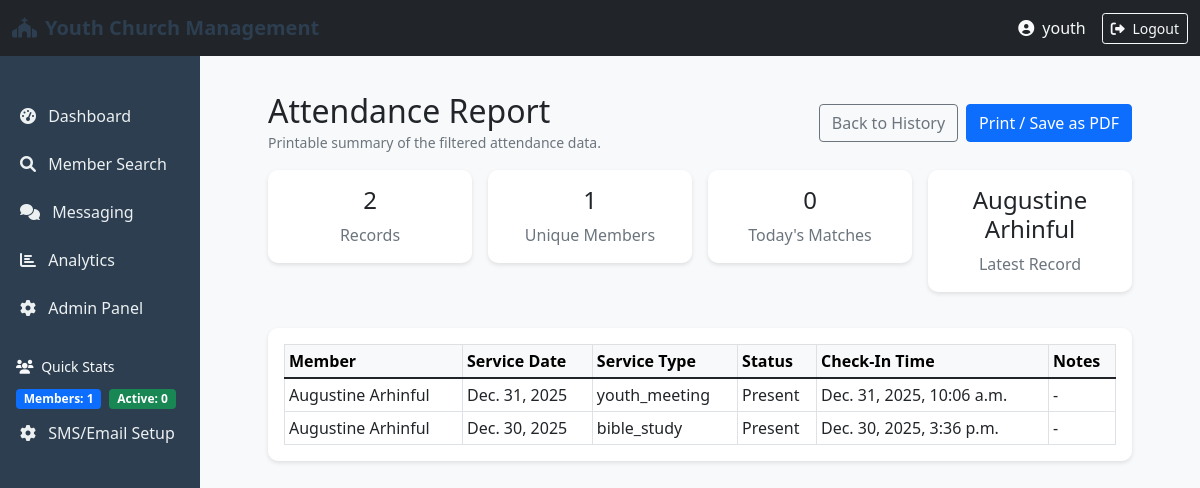
Screenshot of /portal/attendance/report/ (signed in) with the database file from the repository.
### members/models.py (models this page shows, shortened)
class Attendance(models.Model):
    member = models.ForeignKey(Member, on_delete=models.CASCADE, related_name='attendances')
    service_date = models.DateField()
    service_type = models.CharField(max_length=50)  # e.g., 'Sunday Service', 'Bible Study'
    attended = models.BooleanField(default=True)
    check_in_time = models.DateTimeField(auto_now_add=True)
    notes = models.TextField(blank=True)
    is_deleted = models.BooleanField(default=False)
    deleted_at = models.DateTimeField(null=True, blank=True)
    class Meta:
        ordering = ['-service_date']
        unique_together = ['member', 'service_date', 'service_type']

class Member(models.Model):
    GENDER_CHOICES = [
        ('M', 'Male'),
        ('F', 'Female'),
        ('O', 'Other'),
    ]
    STATUS_CHOICES = [
        ('active', 'Active'),
        ('inactive', 'Inactive'),
        ('visitor', 'Visitor'),
        ('transferred', 'Transferred'),
    ]
    first_name = models.CharField(max_length=100, blank=True)
    last_name = models.CharField(max_length=100, blank=True)
    middle_name = models.CharField(max_length=100, blank=True)
    date_of_birth = models.DateField(null=True, blank=True)
    gender = models.CharField(max_length=1, choices=GENDER_CHOICES, blank=True)
    email = models.EmailField(unique=True, blank=True, null=True)
    phone_number = PhoneNumberField(unique=True, blank=True)
    alternate_phone = PhoneNumberField(blank=True)
    address = models.TextField(blank=True)
    city = models.CharField(max_length=100, blank=True)
    state = models.CharField(max_length=100, blank=True)
    postal_code = models.CharField(max_length=20, blank=True)
    date_joined = models.DateField(default=date.today, blank=True, null=True)
    baptism_date = models.DateField(null=True, blank=True)
    status = models.CharField(max_length=20, choices=STATUS_CHOICES, default='active', blank=True)
    department = models.CharField(max_length=100, blank=True)
    spiritual_gifts = models.TextField(blank=True)
    photo = models.ImageField(upload_to=member_photo_path, blank=True, null=True)
    emergency_contact_name = models.CharField(max_length=200, blank=True)
    emergency_contact_phone = PhoneNumberField(blank=True)
    emergency_contact_relationship = models.CharField(max_length=100, blank=True)
    occupation = models.CharField(max_length=100, blank=True)
    school = models.CharField(max_length=200, blank=True)
    talents = models.TextField(blank=True)
    notes = models.TextField(blank=True)
    created_at = models.DateTimeField(auto_now_add=True)
    updated_at = models.DateTimeField(auto_now=True)
    created_by = models.ForeignKey(User, on_delete=models.SET_NULL, null=True, related_name='members_created')
    updated_by = models.ForeignKey(User, on_delete=models.SET_NULL, null=True, blank=True, related_name='members_updated')
    class Meta:
        ordering = ['last_name', 'first_name']
        indexes = [
            models.Index(fields=['last_name', 'first_name']),
            models.Index(fields=['phone_number']),
            models.Index(fields=['email']),
            models.Index(fields=['status']),
        ]
    def full_name(self):
        return f"{self.first_name} {self.middle_name} {self.last_name}".strip()

### portal/views.py (the view)
# urls.py: path('attendance/report/', views.attendance_report, name='attendance_report'),
@staff_member_required
def attendance_report(request):
    filter_state = _build_attendance_queryset(
        request, include_deleted=request.GET.get('deleted') == '1')
    qs = filter_state['qs']
    today = date.today()
    total_records = qs.count()
    total_members = qs.values('member_id').distinct().count()
    today_records = qs.filter(service_date=today).count()
    latest_record = qs.first()
    return render(request, 'portal/attendance_report.html', {
        'records': qs,
        'service_types': filter_state['SERVICE_TYPES'],
        'service_type': filter_state['service_type'],
        'date': filter_state['date'],
        'from_date': filter_state['from_date'],
        'to_date': filter_state['to_date'],
        'member_q': filter_state['member_q'],
        'show_deleted': filter_state['include_deleted'],
        'total_records': total_records,
        'total_members': total_members,
        'today_records': today_records,
        'latest_record': latest_record,
    })

### templates/portal/attendance_report.html (shortened to what this page needs)
{% extends 'base.html' %}
{% block content %}
<div class="container mt-3">
  <div class="d-flex justify-content-between align-items-center flex-wrap gap-2 mb-3 no-print">
    <div>
      <h2 class="mb-0">Attendance Report</h2>
      <small class="text-muted">Printable summary of the filtered attendance data.</small>
    </div>
    <div class="d-flex gap-2 flex-wrap">
      <a href="{% url 'attendance_history' %}" class="btn btn-outline-secondary">Back to History</a>
      <button type="button" class="btn btn-primary" onclick="window.print()">Print / Save as PDF</button>
    </div>
  </div>
  <div class="row g-3 mb-3">
    <div class="col-md-3"><div class="card report-card"><div class="card-body text-center"><h4>{{ total_records }}</h4><div class="text-muted">Records</div></div></div></div>
    <div class="col-md-3"><div class="card report-card"><div class="card-body text-center"><h4>{{ total_members }}</h4><div class="text-muted">Unique Members</div></div></div></div>
    <div class="col-md-3"><div class="card report-card"><div class="card-body text-center"><h4>{{ today_records }}</h4><div class="text-muted">Today's Matches</div></div></div></div>
    <div class="col-md-3"><div class="card report-card"><div class="card-body text-center"><h4>{% if latest_record %}{{ latest_record.member.full_name }}{% else %}None{% endif %}</h4><div class="text-muted">Latest Record</div></div></div></div>
  </div>
  <div class="card report-card">
    <div class="card-body">
      <div class="table-responsive">
        <table class="table table-bordered table-sm align-middle mb-0">
          <thead class="table-light">
            <tr>
              <th>Member</th>
              <th>Service Date</th>
              <th>Service Type</th>
              <th>Status</th>
              <th>Check-In Time</th>
              <th>Notes</th>
            </tr>
          </thead>
          <tbody>
            {% for a in records %}
            <tr>
              <td>{{ a.member.full_name }}</td>
              <td>{{ a.service_date }}</td>
              <td>{{ a.service_type }}</td>
              <td>{% if a.attended %}Present{% else %}Absent{% endif %}{% if show_deleted %} / Deleted{% endif %}</td>
              <td>{{ a.check_in_time }}</td>
              <td>{{ a.notes|default:'-' }}</td>
            </tr>
            {% empty %}
            <tr><td colspan="6" class="text-center text-muted">No attendance records found.</td></tr>
            {% endfor %}
          </tbody>
        </table>
      </div>
    </div>
  </div>
</div>
{% endblock %}

### templates/base.html (shortened to what this page needs)
{% load static %}
<!DOCTYPE html>
<html lang="en">
<head>
    <link href="https://cdn.jsdelivr.net/npm/bootstrap@5.1.3/dist/css/bootstrap.min.css" rel="stylesheet">
    <link rel="stylesheet" href="https://cdnjs.cloudflare.com/ajax/libs/font-awesome/6.0.0/css/all.min.css">
</head>
<body>
    <nav class="navbar navbar-expand-lg navbar-dark bg-dark">
        <div class="container-fluid">
            <a class="navbar-brand" href="{% url 'admin_portal' %}">
                <i class="fas fa-church me-2"></i>Youth Church Management
            </a>
            <div class="d-flex align-items-center">
                <span class="text-light me-3">
                    <i class="fas fa-user-circle me-1"></i> {{ user.username }}
                </span>
                <a href="{% url 'logout' %}" class="btn btn-outline-light btn-sm">
                    <i class="fas fa-sign-out-alt me-1"></i> Logout
                </a>
            </div>
        </div>
    </nav>
    <div class="container-fluid">
        <div class="row">
            <div id="sidebarMenu" class="col-12 col-md-3 col-lg-2 d-md-block sidebar collapse">
                <div class="position-sticky pt-3">
                    <ul class="nav flex-column">
                        <li class="nav-item">
                            <a class="nav-link {% if request.resolver_match.url_name == 'admin_portal' %}active{% endif %}"
                               href="{% url 'admin_portal' %}">
                                <i class="fas fa-tachometer-alt me-2"></i> Dashboard
                            </a>
                        </li>
                        <li class="nav-item">
                            <a class="nav-link {% if request.resolver_match.url_name == 'member_search' %}active{% endif %}"
                               href="{% url 'member_search' %}">
                                <i class="fas fa-search me-2"></i> Member Search
                            </a>
                        </li>
                        <li class="nav-item">
                            <a class="nav-link {% if 'messaging' in request.resolver_match.url_name %}active{% endif %}"
                               href="{% url 'messaging_dashboard' %}">
                                <i class="fas fa-comments me-2"></i> Messaging
                            </a>
                        </li>
                        <li class="nav-item">
                            <a class="nav-link {% if request.resolver_match.url_name == 'analytics_dashboard' %}active{% endif %}"
                               href="{% url 'analytics_dashboard' %}">
                                <i class="fas fa-chart-bar me-2"></i> Analytics
                            </a>
                        </li>
                        <li class="nav-item">
                            <a class="nav-link" href="/admin/" target="_blank">
                                <i class="fas fa-cog me-2"></i> Admin Panel
                            </a>
                        </li>
                        <li class="nav-item mt-4">
                            <div class="text-light px-3 small">
                                <i class="fas fa-users me-1"></i> Quick Stats
                            </div>
                            <div class="px-3 mt-2">
                                <span class="badge bg-primary">Members: {{ total_members|default:0 }}</span>
                                <span class="badge bg-success ms-1">Active: {{ active_members|default:0 }}</span>
                            </div>
                        </li>
                        <li class="nav-item">
                            <a class="nav-link" href="{% url 'setup_sms_email' %}"><i class="fas fa-cog me-2"></i>
                                SMS/Email Setup
                            </a>
                        </li>
                    </ul>
                </div>
            </div>
            <main class="col-md-9 ms-sm-auto col-lg-10 px-md-4">
                <div class="content">
                    {% block content %}{% endblock %}
                </div>
            </main>
        </div>
    </div>
</body>
</html>

### templates/base.html (style rules this page uses)
body { background-color: #f8f9fa; font-family: 'Segoe UI', Tahoma, Geneva, Verdana, sans-serif; }
.navbar-brand { font-weight: bold; color: #2c3e50 !important; }
.sidebar { min-height: calc(100vh - 56px); background-color: #2c3e50; padding: 20px 0; }
.sidebar .nav-link { color: #ecf0f1; padding: 10px 20px; margin: 2px 0; }
.content { padding: 20px; }
.card { border-radius: 10px; box-shadow: 0 2px 4px rgba(0,0,0,0.1); margin-bottom: 20px; border: none; }

### rows the page displays
Attendance: member.full_name "Augustine Arhinful", service_date "Dec. 31, 2025", service_type "youth_meeting", attended "Present", check_in_time "Dec. 31, 2025, 10:06 a.m.", notes "-"
Attendance: member.full_name "Augustine Arhinful", service_date "Dec. 30, 2025", service_type "bible_study", attended "Present", check_in_time "Dec. 30, 2025, 3:36 p.m.", notes "-"

### other values shown
{{ user.username }} "youth"
{{ total_members|default:0 }} "1"
{{ active_members|default:0 }} "0"
{{ total_records }} "2"
{{ total_members }} "1"
{{ today_records }} "0"
